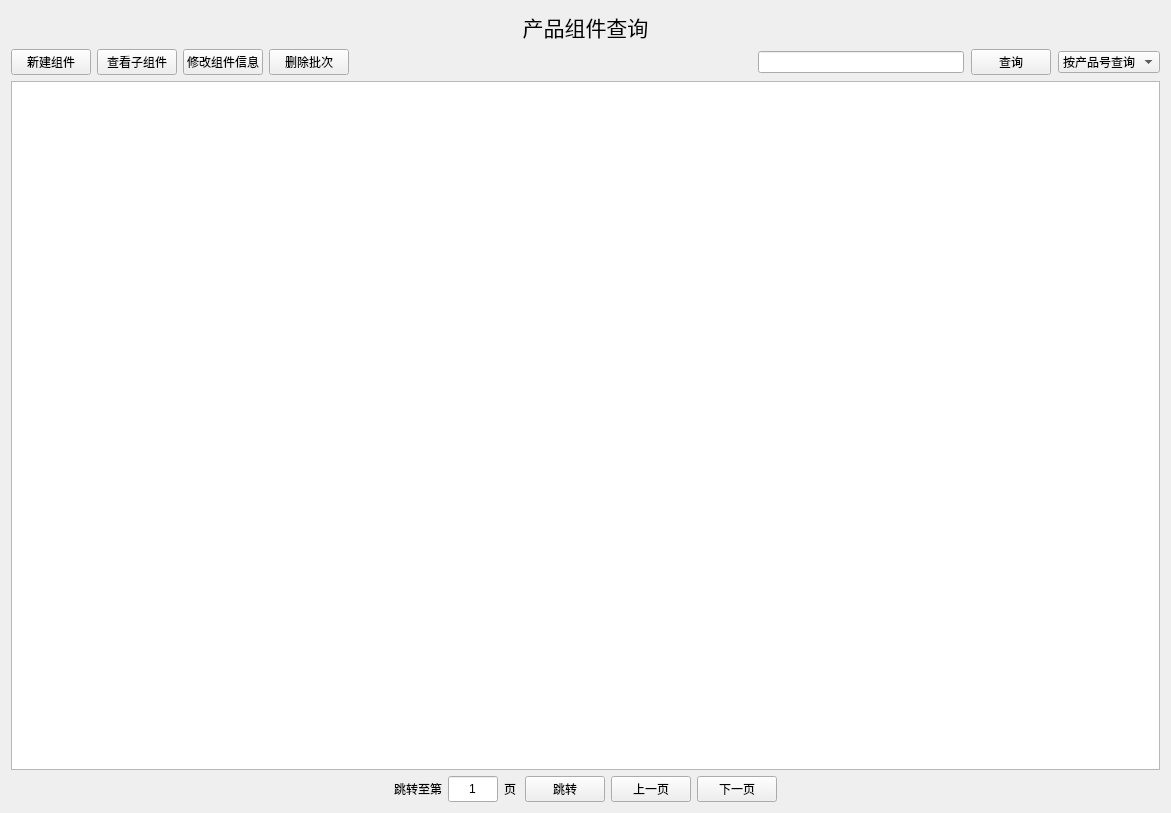
<?xml version="1.0" encoding="UTF-8"?>
<ui version="4.0">
 <class>Form</class>
 <widget class="QWidget" name="Form">
  <property name="geometry">
   <rect>
    <x>0</x>
    <y>0</y>
    <width>1171</width>
    <height>813</height>
   </rect>
  </property>
  <property name="windowTitle">
   <string>Form</string>
  </property>
  <layout class="QVBoxLayout" name="verticalLayout">
   <item>
    <widget class="QLabel" name="label">
     <property name="font">
      <font>
       <pointsize>16</pointsize>
      </font>
     </property>
     <property name="text">
      <string>产品组件查询</string>
     </property>
     <property name="alignment">
      <set>Qt::AlignCenter</set>
     </property>
     <property name="margin">
      <number>20</number>
     </property>
    </widget>
   </item>
   <item>
    <layout class="QHBoxLayout" name="horizontalLayout_3">
     <item>
      <layout class="QHBoxLayout" name="horizontalLayout_5">
       <item>
        <widget class="QPushButton" name="addBatchButton">
         <property name="text">
          <string>新建组件</string>
         </property>
        </widget>
       </item>
       <item>
        <widget class="QPushButton" name="selectProduct">
         <property name="text">
          <string>查看子组件</string>
         </property>
        </widget>
       </item>
       <item>
        <widget class="QPushButton" name="alterVBatchButton">
         <property name="text">
          <string>修改组件信息</string>
         </property>
        </widget>
       </item>
      </layout>
     </item>
     <item>
      <widget class="QPushButton" name="deleteBatchButton">
       <property name="text">
        <string>删除批次</string>
       </property>
      </widget>
     </item>
     <item>
      <spacer name="horizontalSpacer">
       <property name="orientation">
        <enum>Qt::Horizontal</enum>
       </property>
       <property name="sizeHint" stdset="0">
        <size>
         <width>40</width>
         <height>20</height>
        </size>
       </property>
      </spacer>
     </item>
     <item>
      <layout class="QHBoxLayout" name="horizontalLayout">
       <property name="spacing">
        <number>7</number>
       </property>
       <item>
        <widget class="QLineEdit" name="searchEdit">
         <property name="maximumSize">
          <size>
           <width>500</width>
           <height>16777215</height>
          </size>
         </property>
        </widget>
       </item>
       <item>
        <widget class="QPushButton" name="searchButton">
         <property name="text">
          <string>查询</string>
         </property>
        </widget>
       </item>
       <item>
        <widget class="QComboBox" name="comboBox">
         <item>
          <property name="text">
           <string>按产品号查询</string>
          </property>
         </item>
         <item>
          <property name="text">
           <string>按产品名查询</string>
          </property>
         </item>
         <item>
          <property name="text">
           <string>按批次号查询</string>
          </property>
         </item>
        </widget>
       </item>
      </layout>
     </item>
    </layout>
   </item>
   <item>
    <widget class="QTableView" name="tableView"/>
   </item>
   <item>
    <layout class="QHBoxLayout" name="horizontalLayout_4">
     <item>
      <spacer name="horizontalSpacer_2">
       <property name="orientation">
        <enum>Qt::Horizontal</enum>
       </property>
       <property name="sizeHint" stdset="0">
        <size>
         <width>40</width>
         <height>20</height>
        </size>
       </property>
      </spacer>
     </item>
     <item>
      <layout class="QHBoxLayout" name="horizontalLayout_2">
       <item>
        <widget class="QLabel" name="label_2">
         <property name="text">
          <string>跳转至第</string>
         </property>
        </widget>
       </item>
       <item>
        <widget class="QLineEdit" name="jumpEdit">
         <property name="maximumSize">
          <size>
           <width>50</width>
           <height>50</height>
          </size>
         </property>
         <property name="text">
          <string>1</string>
         </property>
         <property name="maxLength">
          <number>9999</number>
         </property>
         <property name="alignment">
          <set>Qt::AlignCenter</set>
         </property>
        </widget>
       </item>
       <item>
        <widget class="QLabel" name="totalPageLabel">
         <property name="text">
          <string>页</string>
         </property>
        </widget>
       </item>
       <item>
        <widget class="QPushButton" name="jumpButton">
         <property name="text">
          <string>跳转</string>
         </property>
        </widget>
       </item>
       <item>
        <widget class="QPushButton" name="previousButton">
         <property name="text">
          <string>上一页</string>
         </property>
        </widget>
       </item>
       <item>
        <widget class="QPushButton" name="nextButton">
         <property name="text">
          <string>下一页</string>
         </property>
        </widget>
       </item>
      </layout>
     </item>
     <item>
      <spacer name="horizontalSpacer_3">
       <property name="orientation">
        <enum>Qt::Horizontal</enum>
       </property>
       <property name="sizeHint" stdset="0">
        <size>
         <width>40</width>
         <height>20</height>
        </size>
       </property>
      </spacer>
     </item>
    </layout>
   </item>
  </layout>
 </widget>
 <resources/>
 <connections/>
</ui>
